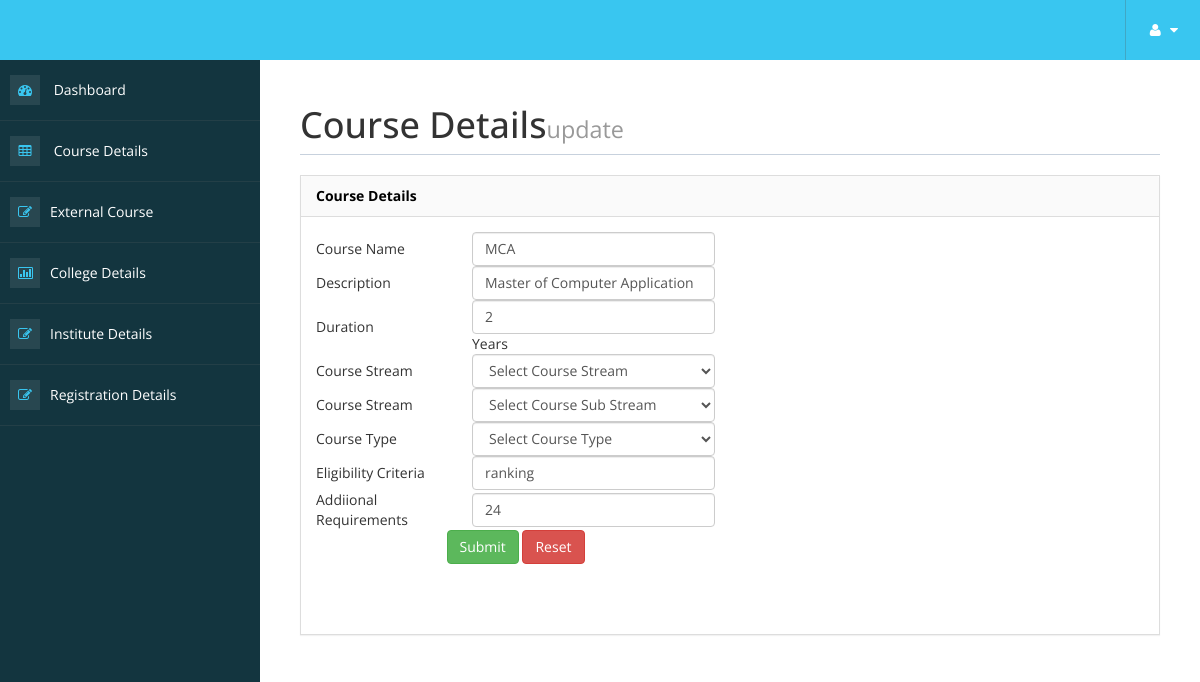
/admin/course_details_edit.php?c_id=7 (signed in), run on the app's committed database.
### tables this page shows
CREATE TABLE `course_details` (
  `course_id` int(100) NOT NULL auto_increment,
  `course_name` varchar(115) NOT NULL,
  `course_description` varchar(120) NOT NULL,
  `course_duration` int(125) NOT NULL,
  `eligibility_criteria` varchar(130) NOT NULL,
  `additional_requirements` varchar(135) NOT NULL,
  `course_stream` varchar(60) NOT NULL,
  `course_type` varchar(60) NOT NULL,
  `course_substream` varchar(60) NOT NULL,
  PRIMARY KEY  (`course_id`)
);

### admin/course_details_edit.php (the view, shortened to what this page needs)
<!DOCTYPE html>
<html xmlns="http://www.w3.org/1999/xhtml">
<head>
<?php include('metadata.php');?>
<?php include('header.php');?>
<?php include('sidebar.php');?>
</head>
<body>
        <div id="page-wrapper" >
            <div id="page-inner">
			 <div class="row">
                    <div class="col-md-12">
                        <h1 class="page-header">
                            Course Details<small>update</small>
                        </h1>
                    </div>
                </div>
              <div class="row">
                <div class="col-lg-12">
                    <div class="panel panel-default">
                        <div class="panel-heading">
                           Course Details
                        </div>
                        <div class="panel-body">
                            <div class="row">
                                <div class="col-lg-6">
<?php
	$c_id=$_REQUEST['c_id'];
	$sql="select * from course_details where course_id='$c_id'";
	$res=mysql_query($sql);
    $row=mysql_fetch_array($res);
	?>
    <form name="formID" ID="formID" method="post" action="course_details_update.php">
  <table width="430" height="272" border="0" align="center">
    <tr>
      <td width="161">Course Name</td>
      <td width="259"><input name="course_name" type="text" id="course_name" value="<?php echo $row['course_name']?>" class="form-control validate[required,custom[onlyLetter]]"></td>
    </tr>
    <tr>
      <td>Description</td>
      <td><input name="description" type="text" id="description" value="<?php echo $row['course_description']?>" class="form-control validate[required,custom[onlyLetter]]"></td>
    </tr>
    <tr>
      <td>Duration</td>
      <td><input name="duration" type="text" id="duration" value="<?php echo $row['course_duration']?>" class="form-control validate[required,custom[onlyNumber]]">Years</td>
    </tr>
   <tr>
      <td>Course Stream</td>
      <td><select name="course_stream" type="text" id="course_stream" class="form-control validate[required]">
	  <option value="">Select Course Stream</option>
	  </select>
	  </td>
    </tr>
	<tr>
      <td>Course Stream</td>
      <td><select name="course_substream" type="text" id="course_substream" class="form-control validate[required]">
	  <option value="">Select Course Sub Stream</option>
	  </select>
	  </td>
    </tr>
	<tr>
      <td>Course Type</td>
      <td><select name="course_type" type="text" id="course_type" class="form-control validate[required]">
	  <option value="">Select Course Type</option>
	  </select>
	  </td>
    </tr>
    <tr>
      <td>Eligibility Criteria</td>
      <td><input name="criteria" type="text" id="criteria" value="<?php echo $row['eligibility_criteria']?>" class="form-control validate[required]"></td>
    </tr>
    <tr>
      <td>Addiional Requirements</td>
      <td><input name="requirements" type="text" id="requirements" value="<?php echo $row['additional_requirements']?>" class="form-control validate[required]"></td>
    </tr>
    <tr>
      <td colspan="2"><div align="center">
        <input type="submit" name="Submit" value="Submit"class="btn btn-success">
        <input type="reset" name="Reset" value="Reset"class="btn btn-danger">
      </div></td>
    </tr>
  </table>
  <p align="center">&nbsp;</p>
</form>
</body>
</html>

### admin/assets/css/custom-styles.css (style rules this page uses)
body { font-family: 'Open Sans', sans-serif; }
#page-wrapper { padding: 15px 15px; min-height: 600px; background: #FFFFFF; }
#page-inner { width:100%; margin:10px 20px 10px 0px; background-color:transparent; padding:10px; min-height:1200px; }
h1, .h1, h2, .h2, h3, .h3 { margin-top: 7px; margin-bottom: -5px; }
p { font-size:16px; line-height:25px; padding-top:20px; }
.panel { border-radius:0px; }
.page-header { padding-bottom: 9px; margin: 10px 0 20px; border-bottom: 1px solid #C7D1DD; }
.panel-default > .panel-heading { color: #000; background-color: #FFFFFF; border-color: #ddd; font-weight:bold; background: #FAFAFA; }
@media (min-width:768px) { #page-wrapper { margin: 0 0 0 260px; padding: 15px 30px; min-height: 1200px; } }

### data on the page
course_details: course_name "MCA", description "Master of Computer Application", duration "2", criteria "ranking", requirements "24"
